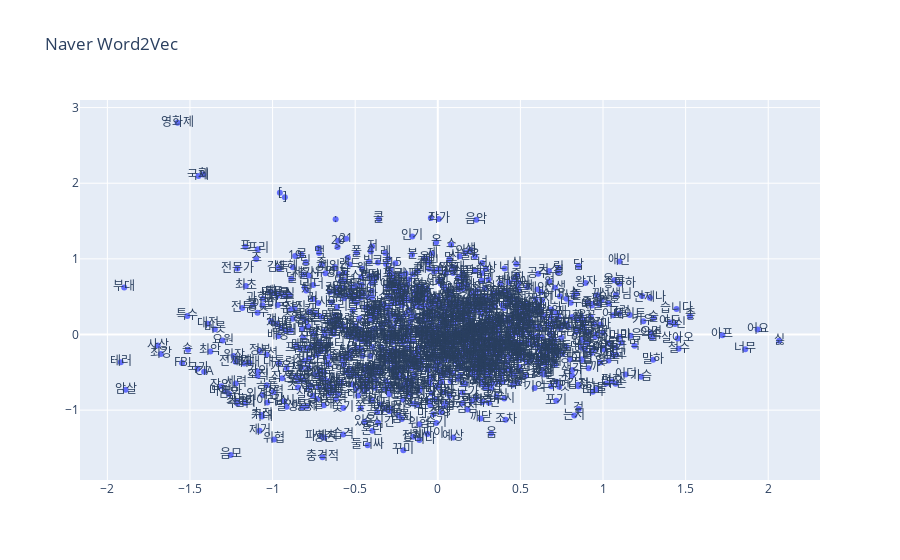

Notebook source saved alongside this figure:
### Code cell
import plotly
import plotly.graph_objects as go
fig = go.Figure(data=go.Scatter(x=xs,
                                y=ys,
                                mode='markers+text',
                                text=text)) 

fig.update_layout(title='Naver Word2Vec')
fig.show()

plotly.offline.plot(
fig, filename='naver_word2vec.html'
)

### Figure 1 — Plotly figure (JSON) as saved in the notebook; plotly's stock layout.template omitted (floating-point values rounded to 4 significant figures; data arrays with more than 128 entries replaced by an {"elided": "..."} marker saying what was removed)
{"data": [{"mode": "markers+text", "text": {"elided": "1177 str values"}, "type": "scatter", "x": {"elided": "1177 float values"}, "y": {"elided": "1177 float values"}}], "layout": {"title": {"text": "Naver Word2Vec"}}}
